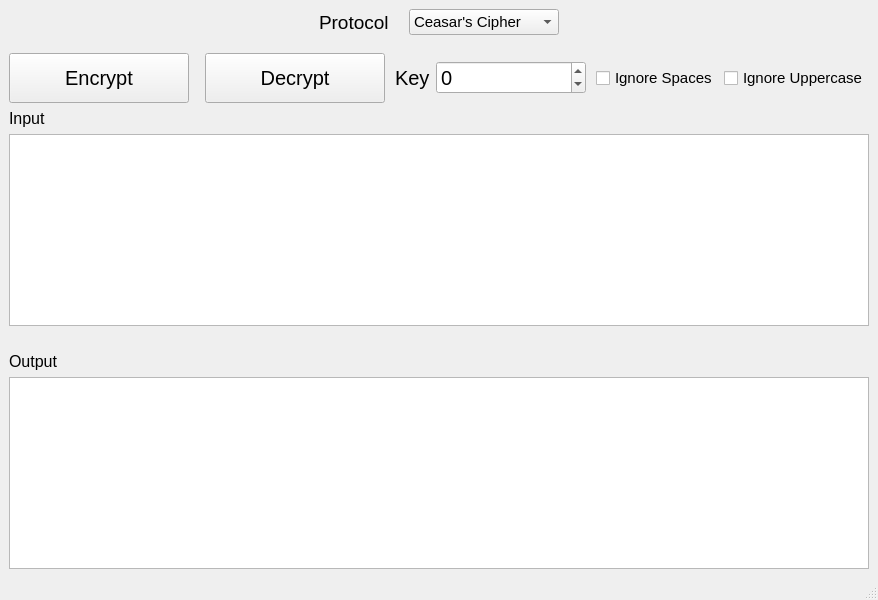
<?xml version="1.0" encoding="UTF-8"?>
<ui version="4.0">
 <class>MainWindow</class>
 <widget class="QMainWindow" name="MainWindow">
  <property name="geometry">
   <rect>
    <x>0</x>
    <y>0</y>
    <width>878</width>
    <height>600</height>
   </rect>
  </property>
  <property name="windowTitle">
   <string>CCX App V4</string>
  </property>
  <widget class="QWidget" name="centralwidget">
   <layout class="QVBoxLayout" name="verticalLayout">
    <item>
     <layout class="QHBoxLayout" name="horizontalLayout_3">
      <property name="spacing">
       <number>0</number>
      </property>
      <property name="sizeConstraint">
       <enum>QLayout::SizeConstraint::SetNoConstraint</enum>
      </property>
      <item>
       <spacer name="horizontalSpacer_4">
        <property name="orientation">
         <enum>Qt::Orientation::Horizontal</enum>
        </property>
        <property name="sizeType">
         <enum>QSizePolicy::Policy::Expanding</enum>
        </property>
        <property name="sizeHint" stdset="0">
         <size>
          <width>40</width>
          <height>20</height>
         </size>
        </property>
       </spacer>
      </item>
      <item>
       <widget class="QLabel" name="PROTOCOLlabel">
        <property name="sizePolicy">
         <sizepolicy hsizetype="Maximum" vsizetype="Preferred">
          <horstretch>0</horstretch>
          <verstretch>0</verstretch>
         </sizepolicy>
        </property>
        <property name="font">
         <font>
          <pointsize>14</pointsize>
         </font>
        </property>
        <property name="text">
         <string>Protocol</string>
        </property>
       </widget>
      </item>
      <item>
       <spacer name="horizontalSpacer_6">
        <property name="orientation">
         <enum>Qt::Orientation::Horizontal</enum>
        </property>
        <property name="sizeType">
         <enum>QSizePolicy::Policy::Minimum</enum>
        </property>
        <property name="sizeHint" stdset="0">
         <size>
          <width>20</width>
          <height>20</height>
         </size>
        </property>
       </spacer>
      </item>
      <item>
       <widget class="QComboBox" name="PROTOCOLcomboBox">
        <property name="sizePolicy">
         <sizepolicy hsizetype="Maximum" vsizetype="Fixed">
          <horstretch>0</horstretch>
          <verstretch>0</verstretch>
         </sizepolicy>
        </property>
        <property name="minimumSize">
         <size>
          <width>150</width>
          <height>0</height>
         </size>
        </property>
        <property name="font">
         <font>
          <pointsize>11</pointsize>
         </font>
        </property>
        <item>
         <property name="text">
          <string>Ceasar's Cipher</string>
         </property>
        </item>
        <item>
         <property name="text">
          <string>Binary</string>
         </property>
        </item>
       </widget>
      </item>
      <item>
       <spacer name="horizontalSpacer_5">
        <property name="orientation">
         <enum>Qt::Orientation::Horizontal</enum>
        </property>
        <property name="sizeHint" stdset="0">
         <size>
          <width>40</width>
          <height>20</height>
         </size>
        </property>
       </spacer>
      </item>
     </layout>
    </item>
    <item>
     <widget class="QStackedWidget" name="stackedWidget">
      <property name="currentIndex">
       <number>1</number>
      </property>
      <widget class="QWidget" name="page"/>
      <widget class="QWidget" name="page_2"/>
     </widget>
    </item>
    <item>
     <layout class="QHBoxLayout" name="horizontalLayout">
      <item>
       <widget class="QPushButton" name="ENCRYPTpushButton">
        <property name="minimumSize">
         <size>
          <width>180</width>
          <height>50</height>
         </size>
        </property>
        <property name="font">
         <font>
          <pointsize>15</pointsize>
         </font>
        </property>
        <property name="text">
         <string>Encrypt</string>
        </property>
        <property name="icon">
         <iconset resource="resources.qrc">
          <normaloff>:/lock.png</normaloff>:/lock.png</iconset>
        </property>
        <property name="iconSize">
         <size>
          <width>40</width>
          <height>40</height>
         </size>
        </property>
       </widget>
      </item>
      <item>
       <spacer name="horizontalSpacer">
        <property name="orientation">
         <enum>Qt::Orientation::Horizontal</enum>
        </property>
        <property name="sizeType">
         <enum>QSizePolicy::Policy::Minimum</enum>
        </property>
        <property name="sizeHint" stdset="0">
         <size>
          <width>10</width>
          <height>10</height>
         </size>
        </property>
       </spacer>
      </item>
      <item>
       <widget class="QPushButton" name="DECRYPTpushButton">
        <property name="minimumSize">
         <size>
          <width>180</width>
          <height>50</height>
         </size>
        </property>
        <property name="font">
         <font>
          <pointsize>15</pointsize>
         </font>
        </property>
        <property name="text">
         <string>Decrypt</string>
        </property>
        <property name="icon">
         <iconset resource="resources.qrc">
          <normaloff>:/key.png</normaloff>:/key.png</iconset>
        </property>
        <property name="iconSize">
         <size>
          <width>40</width>
          <height>40</height>
         </size>
        </property>
       </widget>
      </item>
      <item>
       <spacer name="horizontalSpacer_3">
        <property name="orientation">
         <enum>Qt::Orientation::Horizontal</enum>
        </property>
        <property name="sizeType">
         <enum>QSizePolicy::Policy::Expanding</enum>
        </property>
        <property name="sizeHint" stdset="0">
         <size>
          <width>10</width>
          <height>20</height>
         </size>
        </property>
       </spacer>
      </item>
      <item>
       <widget class="QLabel" name="KEYlabel">
        <property name="minimumSize">
         <size>
          <width>0</width>
          <height>50</height>
         </size>
        </property>
        <property name="font">
         <font>
          <pointsize>15</pointsize>
         </font>
        </property>
        <property name="text">
         <string>Key</string>
        </property>
       </widget>
      </item>
      <item>
       <widget class="QSpinBox" name="KEYspinBox">
        <property name="enabled">
         <bool>true</bool>
        </property>
        <property name="sizePolicy">
         <sizepolicy hsizetype="MinimumExpanding" vsizetype="Fixed">
          <horstretch>0</horstretch>
          <verstretch>0</verstretch>
         </sizepolicy>
        </property>
        <property name="minimumSize">
         <size>
          <width>150</width>
          <height>20</height>
         </size>
        </property>
        <property name="sizeIncrement">
         <size>
          <width>0</width>
          <height>0</height>
         </size>
        </property>
        <property name="font">
         <font>
          <pointsize>15</pointsize>
         </font>
        </property>
        <property name="minimum">
         <number>-999</number>
        </property>
        <property name="maximum">
         <number>999</number>
        </property>
        <property name="value">
         <number>0</number>
        </property>
        <property name="displayIntegerBase">
         <number>10</number>
        </property>
       </widget>
      </item>
      <item>
       <spacer name="horizontalSpacer_2">
        <property name="orientation">
         <enum>Qt::Orientation::Horizontal</enum>
        </property>
        <property name="sizeHint" stdset="0">
         <size>
          <width>10</width>
          <height>10</height>
         </size>
        </property>
       </spacer>
      </item>
      <item>
       <widget class="QCheckBox" name="IGSPACEScheckBox">
        <property name="font">
         <font>
          <pointsize>11</pointsize>
         </font>
        </property>
        <property name="text">
         <string>Ignore Spaces</string>
        </property>
        <property name="iconSize">
         <size>
          <width>20</width>
          <height>20</height>
         </size>
        </property>
       </widget>
      </item>
      <item>
       <widget class="QCheckBox" name="IGUPcheckBox">
        <property name="font">
         <font>
          <pointsize>11</pointsize>
         </font>
        </property>
        <property name="text">
         <string>Ignore Uppercase</string>
        </property>
        <property name="iconSize">
         <size>
          <width>22</width>
          <height>20</height>
         </size>
        </property>
       </widget>
      </item>
     </layout>
    </item>
    <item>
     <widget class="QLabel" name="INPUTlabel">
      <property name="font">
       <font>
        <pointsize>12</pointsize>
       </font>
      </property>
      <property name="text">
       <string>Input</string>
      </property>
     </widget>
    </item>
    <item>
     <widget class="QTextEdit" name="INPUTtextEdit">
      <property name="font">
       <font>
        <pointsize>13</pointsize>
       </font>
      </property>
     </widget>
    </item>
    <item>
     <spacer name="verticalSpacer">
      <property name="orientation">
       <enum>Qt::Orientation::Vertical</enum>
      </property>
      <property name="sizeType">
       <enum>QSizePolicy::Policy::Minimum</enum>
      </property>
      <property name="sizeHint" stdset="0">
       <size>
        <width>20</width>
        <height>20</height>
       </size>
      </property>
     </spacer>
    </item>
    <item>
     <widget class="QLabel" name="OUTPUTlabel">
      <property name="font">
       <font>
        <pointsize>12</pointsize>
       </font>
      </property>
      <property name="text">
       <string>Output</string>
      </property>
     </widget>
    </item>
    <item>
     <widget class="QTextEdit" name="OUTPUTtextEdit">
      <property name="font">
       <font>
        <pointsize>13</pointsize>
       </font>
      </property>
     </widget>
    </item>
   </layout>
  </widget>
  <widget class="QMenuBar" name="menubar">
   <property name="geometry">
    <rect>
     <x>0</x>
     <y>0</y>
     <width>878</width>
     <height>21</height>
    </rect>
   </property>
  </widget>
  <widget class="QStatusBar" name="statusbar"/>
 </widget>
 <resources>
  <include location="resources.qrc"/>
 </resources>
 <connections/>
</ui>
